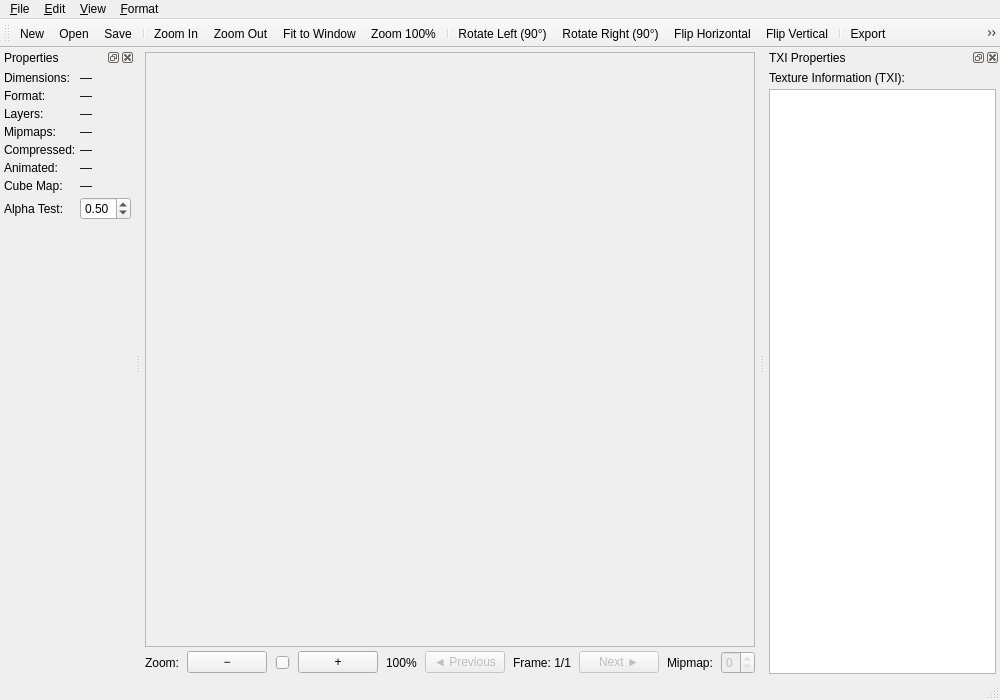
<?xml version='1.0' encoding='UTF-8'?>
<ui version="4.0">
    <class>MainWindow</class>
    <widget class="QMainWindow" name="MainWindow">
        <property name="geometry">
            <rect>
                <x>0</x>
                <y>0</y>
                <width>1000</width>
                <height>700</height>
            </rect>
        </property>
        <property name="windowTitle">
            <string>TPC Texture Editor</string>
        </property>
        <widget class="QWidget" name="centralwidget">
            <layout class="QVBoxLayout" name="mainLayout">
                <property name="spacing">
                    <number>4</number>
                </property>
                <property name="leftMargin">
                    <number>4</number>
                </property>
                <property name="topMargin">
                    <number>4</number>
                </property>
                <property name="rightMargin">
                    <number>4</number>
                </property>
                <property name="bottomMargin">
                    <number>4</number>
                </property>
                <item>
                    <widget class="QScrollArea" name="textureScrollArea">
                        <property name="widgetResizable">
                            <bool>true</bool>
                        </property>
                        <property name="alignment">
                            <set>Qt::AlignCenter</set>
                        </property>
                        <widget class="QWidget" name="scrollAreaWidgetContents">
                            <property name="geometry">
                                <rect>
                                    <x>0</x>
                                    <y>0</y>
                                    <width>98</width>
                                    <height>27</height>
                                </rect>
                            </property>
                            <layout class="QVBoxLayout" name="scrollAreaLayout">
                                <property name="spacing">
                                    <number>0</number>
                                </property>
                                <property name="leftMargin">
                                    <number>0</number>
                                </property>
                                <property name="topMargin">
                                    <number>0</number>
                                </property>
                                <property name="rightMargin">
                                    <number>0</number>
                                </property>
                                <property name="bottomMargin">
                                    <number>0</number>
                                </property>
                                <item>
                                    <widget class="QLabel" name="textureLabel">
                                        <property name="text">
                                            <string />
                                        </property>
                                        <property name="alignment">
                                            <set>Qt::AlignCenter</set>
                                        </property>
                                        <property name="scaledContents">
                                            <bool>false</bool>
                                        </property>
                                    </widget>
                                </item>
                            </layout>
                        </widget>
                    </widget>
                </item>
                <item>
                    <widget class="QWidget" name="controlsWidget">
                        <property name="maximumHeight">
                            <number>60</number>
                        </property>
                        <layout class="QHBoxLayout" name="controlsLayout">
                            <property name="spacing">
                                <number>8</number>
                            </property>
                            <property name="leftMargin">
                                <number>0</number>
                            </property>
                            <property name="topMargin">
                                <number>0</number>
                            </property>
                            <property name="rightMargin">
                                <number>0</number>
                            </property>
                            <property name="bottomMargin">
                                <number>0</number>
                            </property>
                            <item>
                                <widget class="QLabel" name="zoomLabel">
                                    <property name="text">
                                        <string>Zoom:</string>
                                    </property>
                                </widget>
                            </item>
                            <item>
                                <widget class="QPushButton" name="zoomOutButton">
                                    <property name="text">
                                        <string>−</string>
                                    </property>
                                    <property name="maximumWidth">
                                        <number>30</number>
                                    </property>
                                </widget>
                            </item>
                            <item>
                                <widget class="QSlider" name="zoomSlider">
                                    <property name="orientation">
                                        <enum>Qt::Horizontal</enum>
                                    </property>
                                    <property name="minimum">
                                        <number>10</number>
                                    </property>
                                    <property name="maximum">
                                        <number>500</number>
                                    </property>
                                    <property name="value">
                                        <number>100</number>
                                    </property>
                                    <property name="tickPosition">
                                        <enum>QSlider::NoTicks</enum>
                                    </property>
                                </widget>
                            </item>
                            <item>
                                <widget class="QPushButton" name="zoomInButton">
                                    <property name="text">
                                        <string>+</string>
                                    </property>
                                    <property name="maximumWidth">
                                        <number>30</number>
                                    </property>
                                </widget>
                            </item>
                            <item>
                                <widget class="QLabel" name="zoomPercentLabel">
                                    <property name="text">
                                        <string>100%</string>
                                    </property>
                                    <property name="minimumWidth">
                                        <number>50</number>
                                    </property>
                                </widget>
                            </item>
                            <item>
                                <spacer name="horizontalSpacer">
                                    <property name="orientation">
                                        <enum>Qt::Horizontal</enum>
                                    </property>
                                    <property name="sizeHint" stdset="0">
                                        <size>
                                            <width>40</width>
                                            <height>20</height>
                                        </size>
                                    </property>
                                </spacer>
                            </item>
                            <item>
                                <widget class="QPushButton" name="framePrevButton">
                                    <property name="text">
                                        <string>◄ Previous</string>
                                    </property>
                                    <property name="enabled">
                                        <bool>false</bool>
                                    </property>
                                </widget>
                            </item>
                            <item>
                                <widget class="QLabel" name="frameInfoLabel">
                                    <property name="text">
                                        <string>Frame: 1/1</string>
                                    </property>
                                    <property name="alignment">
                                        <set>Qt::AlignCenter</set>
                                    </property>
                                    <property name="minimumWidth">
                                        <number>80</number>
                                    </property>
                                </widget>
                            </item>
                            <item>
                                <widget class="QPushButton" name="frameNextButton">
                                    <property name="text">
                                        <string>Next ►</string>
                                    </property>
                                    <property name="enabled">
                                        <bool>false</bool>
                                    </property>
                                </widget>
                            </item>
                            <item>
                                <spacer name="horizontalSpacer2">
                                    <property name="orientation">
                                        <enum>Qt::Horizontal</enum>
                                    </property>
                                    <property name="sizeHint" stdset="0">
                                        <size>
                                            <width>20</width>
                                            <height>20</height>
                                        </size>
                                    </property>
                                </spacer>
                            </item>
                            <item>
                                <widget class="QLabel" name="mipmapLabel">
                                    <property name="text">
                                        <string>Mipmap:</string>
                                    </property>
                                </widget>
                            </item>
                            <item>
                                <widget class="QSpinBox" name="mipmapSpinBox">
                                    <property name="enabled">
                                        <bool>false</bool>
                                    </property>
                                    <property name="minimum">
                                        <number>0</number>
                                    </property>
                                    <property name="maximum">
                                        <number>0</number>
                                    </property>
                                </widget>
                            </item>
                        </layout>
                    </widget>
                </item>
            </layout>
        </widget>
        <widget class="QMenuBar" name="menubar">
            <property name="geometry">
                <rect>
                    <x>0</x>
                    <y>0</y>
                    <width>1000</width>
                    <height>22</height>
                </rect>
            </property>
            <widget class="QMenu" name="menuFile">
                <property name="title">
                    <string>&amp;File</string>
                </property>
                <addaction name="actionNew" />
                <addaction name="actionOpen" />
                <addaction name="actionSave" />
                <addaction name="actionSaveAs" />
                <addaction name="separator" />
                <addaction name="actionExport" />
                <addaction name="separator" />
                <addaction name="actionRevert" />
                <addaction name="separator" />
                <addaction name="actionExit" />
            </widget>
            <widget class="QMenu" name="menuEdit">
                <property name="title">
                    <string>&amp;Edit</string>
                </property>
                <addaction name="actionCopy" />
                <addaction name="actionPaste" />
                <addaction name="separator" />
                <addaction name="actionRotateLeft" />
                <addaction name="actionRotateRight" />
                <addaction name="separator" />
                <addaction name="actionFlipHorizontal" />
                <addaction name="actionFlipVertical" />
            </widget>
            <widget class="QMenu" name="menuView">
                <property name="title">
                    <string>&amp;View</string>
                </property>
                <addaction name="actionZoomIn" />
                <addaction name="actionZoomOut" />
                <addaction name="actionZoomFit" />
                <addaction name="actionZoom100" />
                <addaction name="separator" />
                <addaction name="actionToggleTXIEditor" />
            <addaction name="actionToggleProperties" /></widget>
            <widget class="QMenu" name="menuFormat">
                <property name="title">
                    <string>&amp;Format</string>
                </property>
                <addaction name="actionConvertFormat" />
            </widget>
            <addaction name="menuFile" />
            <addaction name="menuEdit" />
            <addaction name="menuView" />
            <addaction name="menuFormat" />
        </widget>
        <widget class="QStatusBar" name="statusbar">
            <property name="sizeGripEnabled">
                <bool>true</bool>
            </property>
        </widget>
        <widget class="QToolBar" name="mainToolBar">
            <property name="windowTitle">
                <string>Main Toolbar</string>
            </property>
            <property name="movable">
                <bool>true</bool>
            </property>
            <property name="floatable">
                <bool>true</bool>
            </property>
            <attribute name="toolBarArea">
                <enum>TopToolBarArea</enum>
            </attribute>
            <attribute name="toolBarBreak">
                <bool>false</bool>
            </attribute>
            <addaction name="actionNew" />
            <addaction name="actionOpen" />
            <addaction name="actionSave" />
            <addaction name="separator" />
            <addaction name="actionZoomIn" />
            <addaction name="actionZoomOut" />
            <addaction name="actionZoomFit" />
            <addaction name="actionZoom100" />
            <addaction name="separator" />
            <addaction name="actionRotateLeft" />
            <addaction name="actionRotateRight" />
            <addaction name="actionFlipHorizontal" />
            <addaction name="actionFlipVertical" />
            <addaction name="separator" />
            <addaction name="actionExport" />
            <addaction name="actionConvertFormat" />
            <addaction name="separator" />
            <addaction name="actionToggleTXIEditor" />
        <addaction name="actionToggleProperties" /></widget>
        <widget class="QDockWidget" name="propertiesDockWidget"><property name="windowTitle"><string>Properties</string></property><property name="features"><set>QDockWidget::DockWidgetMovable|QDockWidget::DockWidgetFloatable|QDockWidget::DockWidgetClosable</set></property><attribute name="dockWidgetArea"><number>1</number></attribute><widget class="QWidget" name="propertiesDockWidgetContents"><layout class="QVBoxLayout" name="propertiesLayout"><property name="spacing"><number>4</number></property><property name="leftMargin"><number>4</number></property><property name="topMargin"><number>4</number></property><property name="rightMargin"><number>4</number></property><property name="bottomMargin"><number>4</number></property><item><layout class="QFormLayout" name="propertiesFormLayout"><item row="0" column="0"><widget class="QLabel" name="dimensionsLabel"><property name="text"><string>Dimensions:</string></property></widget></item><item row="0" column="1"><widget class="QLabel" name="dimensionsValue"><property name="text"><string>—</string></property></widget></item><item row="1" column="0"><widget class="QLabel" name="formatLabel"><property name="text"><string>Format:</string></property></widget></item><item row="1" column="1"><widget class="QLabel" name="formatValue"><property name="text"><string>—</string></property></widget></item><item row="2" column="0"><widget class="QLabel" name="layersLabel"><property name="text"><string>Layers:</string></property></widget></item><item row="2" column="1"><widget class="QLabel" name="layersValue"><property name="text"><string>—</string></property></widget></item><item row="3" column="0"><widget class="QLabel" name="mipmapsLabel"><property name="text"><string>Mipmaps:</string></property></widget></item><item row="3" column="1"><widget class="QLabel" name="mipmapsValue"><property name="text"><string>—</string></property></widget></item><item row="4" column="0"><widget class="QLabel" name="compressedLabel"><property name="text"><string>Compressed:</string></property></widget></item><item row="4" column="1"><widget class="QLabel" name="compressedValue"><property name="text"><string>—</string></property></widget></item><item row="5" column="0"><widget class="QLabel" name="animatedLabel"><property name="text"><string>Animated:</string></property></widget></item><item row="5" column="1"><widget class="QLabel" name="animatedValue"><property name="text"><string>—</string></property></widget></item><item row="6" column="0"><widget class="QLabel" name="cubeMapLabel"><property name="text"><string>Cube Map:</string></property></widget></item><item row="6" column="1"><widget class="QLabel" name="cubeMapValue"><property name="text"><string>—</string></property></widget></item><item row="7" column="0"><widget class="QLabel" name="alphaTestLabel"><property name="text"><string>Alpha Test:</string></property></widget></item><item row="7" column="1"><widget class="QDoubleSpinBox" name="alphaTestSpinBox"><property name="decimals"><number>2</number></property><property name="minimum"><double>0.000000000000000</double></property><property name="maximum"><double>1.000000000000000</double></property><property name="singleStep"><double>0.010000000000000</double></property><property name="value"><double>0.500000000000000</double></property></widget></item></layout></item><item><spacer name="propertiesVerticalSpacer"><property name="orientation"><enum>Qt::Vertical</enum></property><property name="sizeHint" stdset="0"><size><width>20</width><height>40</height></size></property></spacer></item></layout></widget></widget><widget class="QDockWidget" name="txiDockWidget">
            <property name="windowTitle">
                <string>TXI Properties</string>
            </property>
            <property name="features">
                <set>QDockWidget::DockWidgetMovable|QDockWidget::DockWidgetFloatable|QDockWidget::DockWidgetClosable</set>
            </property>
            <attribute name="dockWidgetArea">
                <number>2</number>
            </attribute>
            <widget class="QWidget" name="dockWidgetContents">
                <layout class="QVBoxLayout" name="txiLayout">
                    <property name="spacing">
                        <number>4</number>
                    </property>
                    <property name="leftMargin">
                        <number>4</number>
                    </property>
                    <property name="topMargin">
                        <number>4</number>
                    </property>
                    <property name="rightMargin">
                        <number>4</number>
                    </property>
                    <property name="bottomMargin">
                        <number>4</number>
                    </property>
                    <item>
                        <widget class="QLabel" name="txiInfoLabel">
                            <property name="text">
                                <string>Texture Information (TXI):</string>
                            </property>
                        </widget>
                    </item>
                    <item>
                        <widget class="QPlainTextEdit" name="txiEdit">
                            <property name="font">
                                <font>
                                    <family>Consolas</family>
                                    <family>Courier New</family>
                                    <family>monospace</family>
                                    <pointsize>9</pointsize>
                                </font>
                            </property>
                        </widget>
                    </item>
                </layout>
            </widget>
        </widget>
        <action name="actionNew">
            <property name="text">
                <string>&amp;New</string>
            </property>
            <property name="toolTip">
                <string>Create a new texture (Ctrl+N)</string>
            </property>
            <property name="shortcut">
                <string>Ctrl+N</string>
            </property>
        </action>
        <action name="actionOpen">
            <property name="text">
                <string>&amp;Open...</string>
            </property>
            <property name="toolTip">
                <string>Open a texture file (Ctrl+O)</string>
            </property>
            <property name="shortcut">
                <string>Ctrl+O</string>
            </property>
        </action>
        <action name="actionSave">
            <property name="text">
                <string>&amp;Save</string>
            </property>
            <property name="toolTip">
                <string>Save the texture (Ctrl+S)</string>
            </property>
            <property name="shortcut">
                <string>Ctrl+S</string>
            </property>
        </action>
        <action name="actionSaveAs">
            <property name="text">
                <string>Save &amp;As...</string>
            </property>
            <property name="toolTip">
                <string>Save the texture with a new name (Ctrl+Shift+S)</string>
            </property>
            <property name="shortcut">
                <string>Ctrl+Shift+S</string>
            </property>
        </action>
        <action name="actionRevert">
            <property name="text">
                <string>&amp;Revert</string>
            </property>
            <property name="toolTip">
                <string>Revert to the last saved version (Ctrl+R)</string>
            </property>
            <property name="shortcut">
                <string>Ctrl+R</string>
            </property>
            <property name="enabled">
                <bool>false</bool>
            </property>
        </action>
        <action name="actionExit">
            <property name="text">
                <string>E&amp;xit</string>
            </property>
            <property name="toolTip">
                <string>Close the editor (Ctrl+Q)</string>
            </property>
            <property name="shortcut">
                <string>Ctrl+Q</string>
            </property>
        </action>
        <action name="actionZoomIn">
            <property name="text">
                <string>Zoom &amp;In</string>
            </property>
            <property name="toolTip">
                <string>Zoom in (Ctrl+=)</string>
            </property>
            <property name="shortcut">
                <string>Ctrl+=</string>
            </property>
        </action>
        <action name="actionZoomOut">
            <property name="text">
                <string>Zoom &amp;Out</string>
            </property>
            <property name="toolTip">
                <string>Zoom out (Ctrl+-)</string>
            </property>
            <property name="shortcut">
                <string>Ctrl+-</string>
            </property>
        </action>
        <action name="actionZoomFit">
            <property name="text">
                <string>Fit to &amp;Window</string>
            </property>
            <property name="toolTip">
                <string>Fit texture to window (Ctrl+0)</string>
            </property>
            <property name="shortcut">
                <string>Ctrl+0</string>
            </property>
        </action>
        <action name="actionZoom100">
            <property name="text">
                <string>Zoom &amp;100%</string>
            </property>
            <property name="toolTip">
                <string>Reset zoom to 100%</string>
            </property>
        </action>
        <action name="actionRotateLeft">
            <property name="text">
                <string>Rotate &amp;Left (90°)</string>
            </property>
            <property name="toolTip">
                <string>Rotate texture 90° counter-clockwise</string>
            </property>
        </action>
        <action name="actionRotateRight">
            <property name="text">
                <string>Rotate &amp;Right (90°)</string>
            </property>
            <property name="toolTip">
                <string>Rotate texture 90° clockwise</string>
            </property>
        </action>
        <action name="actionFlipHorizontal">
            <property name="text">
                <string>Flip &amp;Horizontal</string>
            </property>
            <property name="toolTip">
                <string>Flip texture horizontally</string>
            </property>
        </action>
        <action name="actionFlipVertical">
            <property name="text">
                <string>Flip &amp;Vertical</string>
            </property>
            <property name="toolTip">
                <string>Flip texture vertically</string>
            </property>
        </action>
        <action name="actionExport">
            <property name="text">
                <string>&amp;Export...</string>
            </property>
            <property name="toolTip">
                <string>Export texture to PNG, JPEG, BMP, or TGA</string>
            </property>
        </action>
        <action name="actionConvertFormat">
            <property name="text">
                <string>&amp;Convert Format...</string>
            </property>
            <property name="toolTip">
                <string>Convert texture to a different format</string>
            </property>
        </action>
        <action name="actionToggleTXIEditor">
            <property name="text">
                <string>Toggle &amp;TXI Editor</string>
            </property>
            <property name="toolTip">
                <string>Show/hide TXI properties editor</string>
            </property>
            <property name="checkable">
                <bool>true</bool>
            </property>
            <property name="checked">
                <bool>true</bool>
            </property>
        </action>
        <action name="actionCopy">
            <property name="text">
                <string>&amp;Copy</string>
            </property>
            <property name="toolTip">
                <string>Copy texture to clipboard (Ctrl+C)</string>
            </property>
            <property name="shortcut">
                <string>Ctrl+C</string>
            </property>
        </action>
        <action name="actionPaste">
            <property name="text">
                <string>&amp;Paste</string>
            </property>
            <property name="toolTip">
                <string>Paste texture from clipboard (Ctrl+V)</string>
            </property>
            <property name="shortcut">
                <string>Ctrl+V</string>
            </property>
        </action>
    <action name="actionToggleProperties"><property name="text"><string>Toggle &amp;amp;Properties</string></property><property name="toolTip"><string>Show/hide properties panel</string></property><property name="checkable"><bool>true</bool></property><property name="checked"><bool>true</bool></property></action></widget>
    <resources />
    <connections />
</ui>
